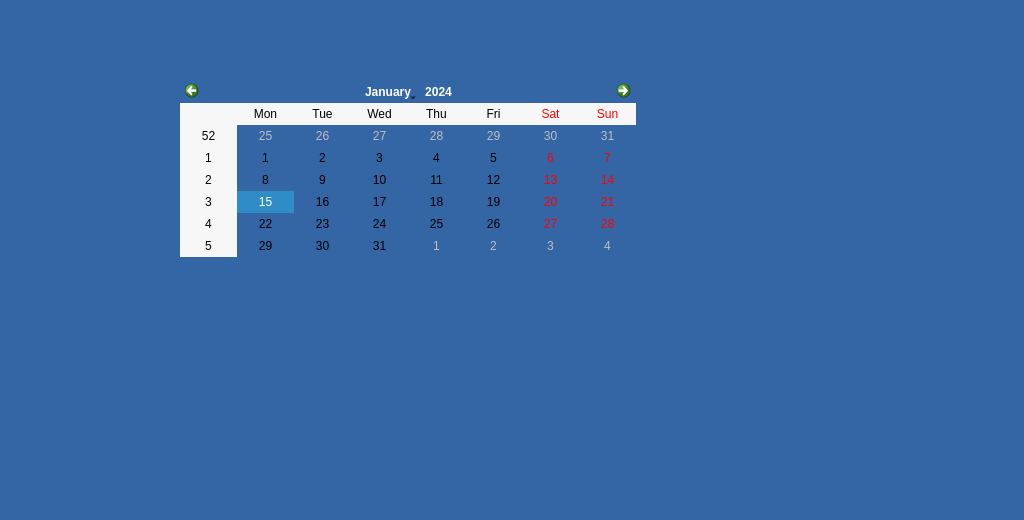
<?xml version="1.0" encoding="UTF-8"?>
<ui version="4.0">
 <class>ControlStatus</class>
 <widget class="QWidget" name="ControlStatus">
  <property name="geometry">
   <rect>
    <x>0</x>
    <y>0</y>
    <width>1024</width>
    <height>520</height>
   </rect>
  </property>
  <property name="windowTitle">
   <string>Form</string>
  </property>
  <property name="styleSheet">
   <string notr="true">background-color: rgb(52, 101, 164);</string>
  </property>
  <widget class="QCalendarWidget" name="calendarWidget">
   <property name="geometry">
    <rect>
     <x>180</x>
     <y>80</y>
     <width>456</width>
     <height>177</height>
    </rect>
   </property>
  </widget>
 </widget>
 <resources/>
 <connections/>
</ui>
